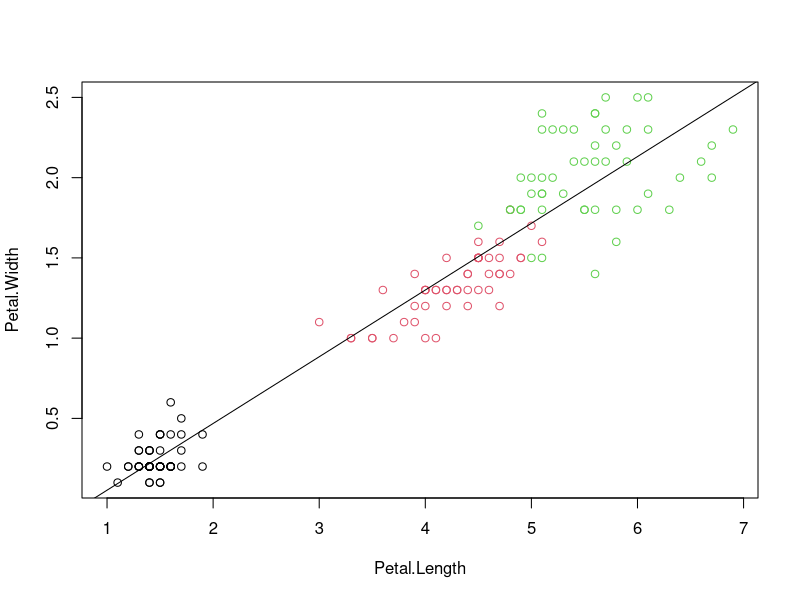
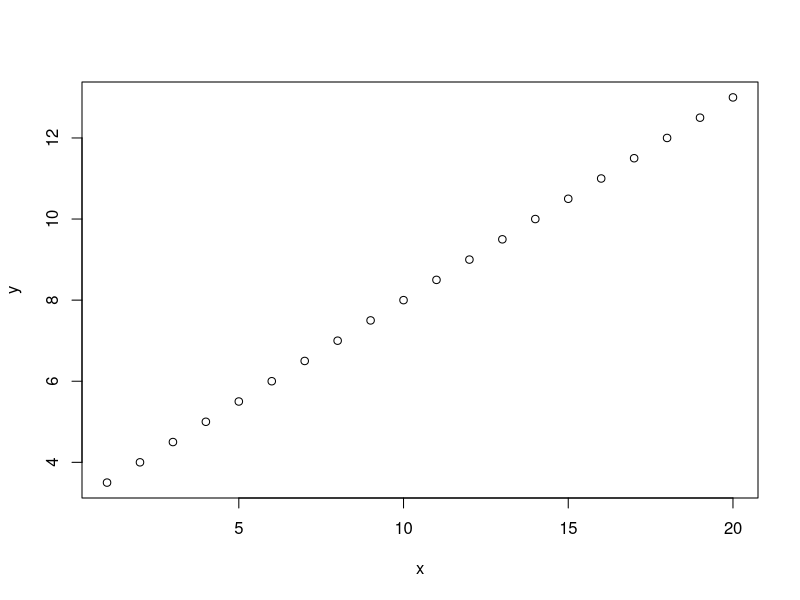
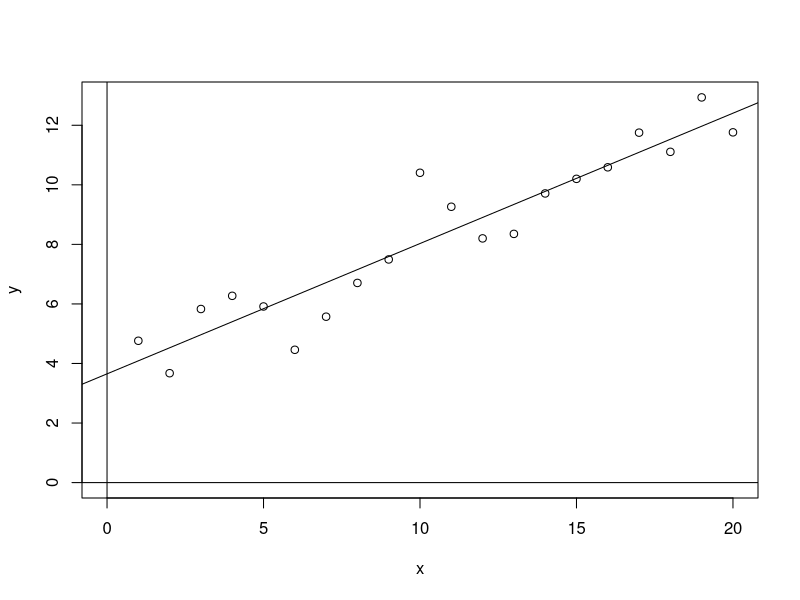
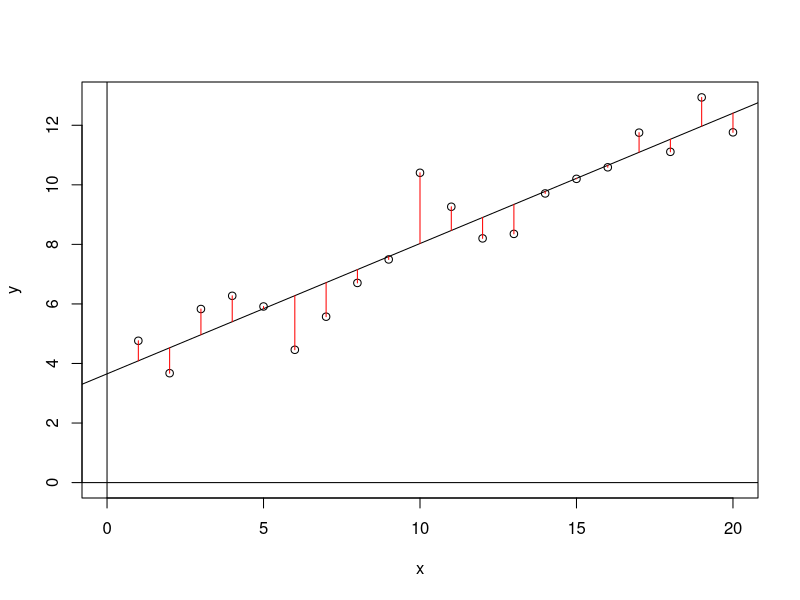
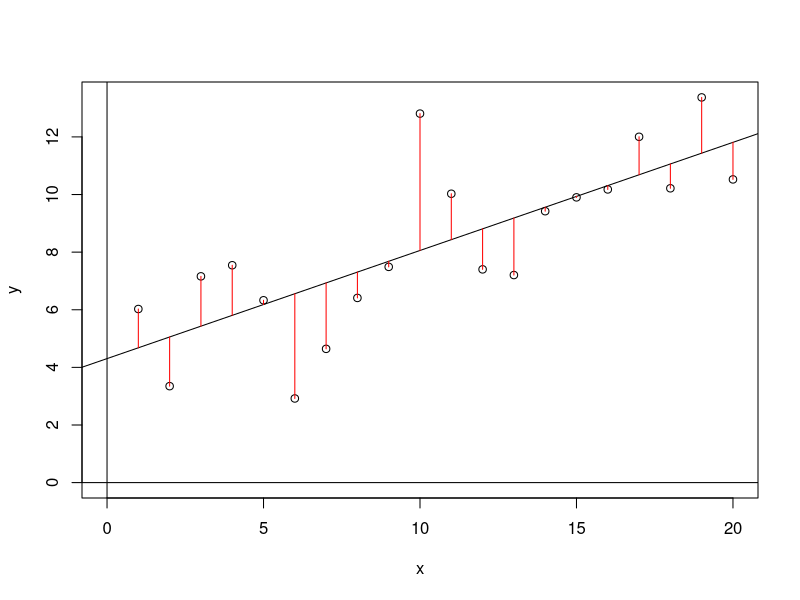
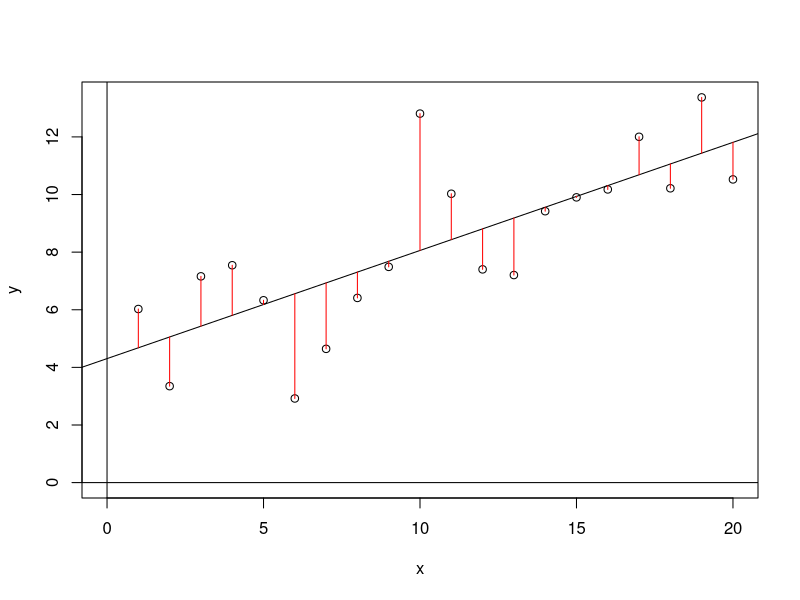
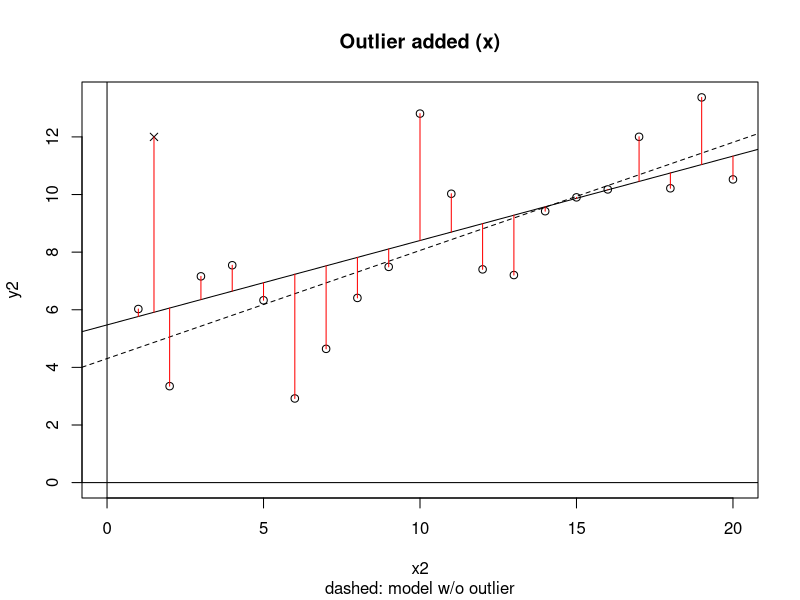
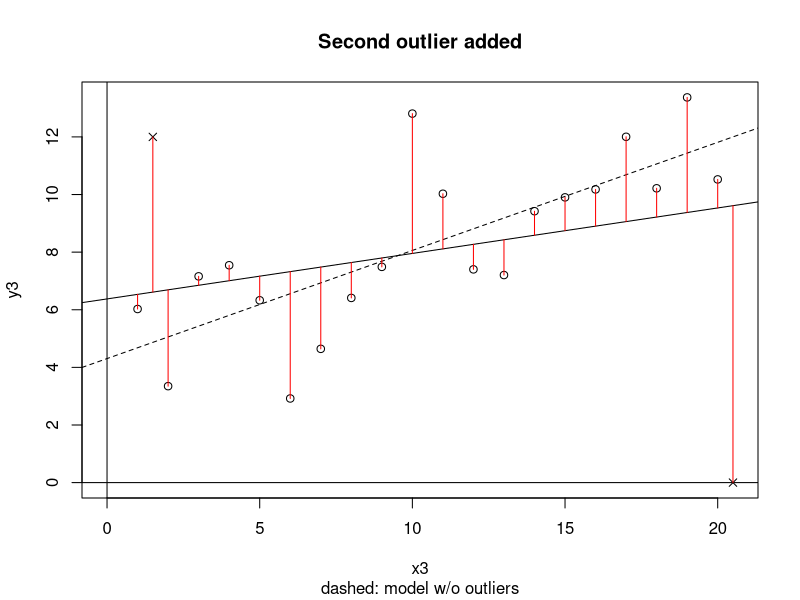

Source code (R) for these figures, in order:
## ---- chunk 1
knitr::opts_chunk$set(echo = TRUE)
library(tidyverse)
library(broom)
## ---- chunk 2
# Fisher's Iris data
cor(iris$Petal.Length,iris$Petal.Width)

# Correlation is high, but there is more than one group.
# Fisher was trying to build a classifier
with(iris, plot(Petal.Length, Petal.Width, col=Species))
levels(iris$Species)
iris.mod = lm(Petal.Width ~ Petal.Length, data=iris)
abline(iris.mod)

summary(iris.mod)
## ---- chunk 3

# equation for a line is: y = mx + b
m = .5 # choose a slope
b = 3
# plot points on a line
N = 20 # number of points
x = 1:N
y = m * x + b
plot(x, y)

# linear regression equation is: y = B0 + B1x + e
# the values of y deviate from the line by the error term e
set.seed(0)
y = b + m * x + rnorm(N) # the error is normally distributed
plot(x, y, xlim=c(0, max(x)), ylim=c(0, max(y)))
abline(h=0)
abline(v=0)
model = lm(y ~ x)
abline(model)
summary(model)

## ---- chunk 4
# residuals are the distances between each point and the line
plot(x, y, xlim=c(0, max(x)), ylim=c(min(0,y), max(y)))
abline(h=0)
abline(v=0)
model = lm(y ~ x)
abline(model)
segments(x, y, x, predict(model), col="red")

# amplify error around the line
set.seed(0)
y = b + m * x + rnorm(N, 0, 2)
plot(x, y, xlim=c(0, max(x)), ylim=c(min(0,y), max(y)))
abline(h=0)
abline(v=0)
model = lm(y ~ x)
abline(model)
segments(x, y, x, predict(model), col="red")

## ---- chunk 5
mod.diag = augment(model) # augment is from package broom
head(mod.diag)
cooksd = mod.diag$.cooksd # Cook's distance is a measure of an individual point's "leverage": the difference in the model when the point is removed.



# replot with outliers marked
plot(x, y, xlim=c(0, max(x)), ylim=c(min(0,y), max(y)), )
abline(h=0)
abline(v=0)
abline(model)
segments(x, y, x, predict(model), col="red")



## ---- chunk 6

# add 1.5,12
x2 = c(x, 1.5)
y2 = c(y, 12)
model2 = lm(y2 ~ x2)
mod.diag = augment(model2) # augment is from package broom
cooksd = mod.diag$.cooksd
sum(cooksd > 4/N) 

plot(x2, y2, 
     xlim=c(0, max(x2)), 
     ylim=c(min(0,y2), max(y2)),
     pch=ifelse(cooksd > 4/N, 4,1), # give an 'X' for the outliers
     main="Outlier added (x)",
     sub="dashed: model w/o outlier"
     ) 

abline(h=0)
abline(v=0)
abline(model, lty=2)
abline(model2)
segments(x2, y2, x2, predict(model2), col="red")

 
## add another
x3 = c(x2, 20.5)
y3 = c(y2, 0)
model3 = lm(y3 ~ x3)
mod.diag = augment(model3) # augment is from package broom
cooksd = mod.diag$.cooksd
sum(cooksd > 4/N)  
cooksd[cooksd > 4/N]
# we see that this new outlier pulls the slope drastically downward
plot(x3, y3,
     xlim=c(0, max(x3)), 
     ylim=c(min(0,y3), max(y3)),
     pch=ifelse(cooksd > 4/N, 4,1),
     main="Second outlier added",  # give an 'X' for the outliers
     sub="dashed: model w/o outliers")
abline(h=0)
abline(v=0)
abline(model, lty=2)
abline(model3)
segments(x3, y3, x3, predict(model3), col="red")


## ---- chunk 7
set.seed(0)
# a random cloud centered at 10,5
x4 = rnorm(N, 10) 
y4 = rnorm(N, 5)
x4 = c(x4, 20)
y4 = c(y4, 0)
model4 = lm(y4 ~ x4)
mod.diag = augment(model4)
cooksd = mod.diag$.cooksd
sum(cooksd > 4/N)  
cooksd[cooksd > 4/N]
summary(model4)

plot(x4,y4,
     pch=ifelse(cooksd > 4/N, 4,1),
     main="Random cloud with outlier added",  # give an 'X' for the outliers
     sub="dashed: model w/o outliers")
     
abline(model4)

# "censor" the outliers
df = data.frame(x=x4,y=y4)
model4.censored = lm(y ~ x, data=df[cooksd < 4/N,])
abline(model4.censored, lty=2)
## ---- chunk 8

# add more
x5 = c(x4, 18.5)
y5 = c(y4, 0.8)
x5 = c(x5, 19.5)
y5 = c(y5, 2)
model5 = lm(y5 ~ x5)


mod.diag = augment(model5)
cooksd = mod.diag$.cooksd
sum(cooksd > 4/N)  
cooksd[cooksd > 4/N]
summary(model5)

plot(x5,y5,
     pch=ifelse(cooksd > 4/N, 4,1),
     main="Outliers close together",  # give an 'X' for the outliers
     sub="dashed: model w/o outliers")
abline(model5)

df = data.frame(x=x5,y=y5)
model5.censored = lm(y ~ x, data=df[cooksd < 4/N,])

abline(model5.censored, lty=2)

summary(model4.censored)
summary(model5.censored)
## ---- chunk 9

